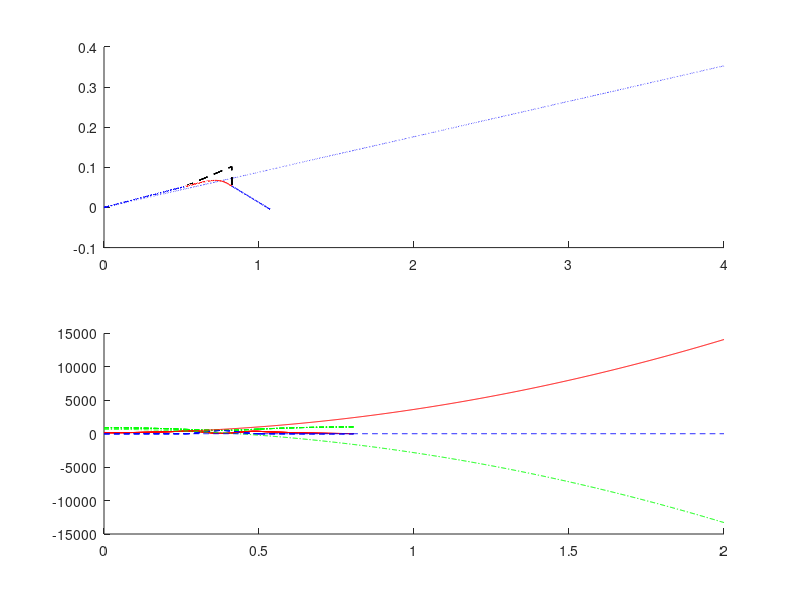

Write MATLAB code to recreate this figure. (Note: this script raises an error after producing the figure.)
function run3dSLIPData()
    g=9.8;    m=72.5748; L0=.97; robotLegLength = .97;
    k=16*72*10*21.5;
    
    N = 1000;      % Number of Samples
    tSim = 2;     % Max Sim time
        
    tdPos = [0 0 0];
    tdParams = [pi/6 0];
    heightThreshold = 0;
    
    
    tStanceDes = .35*.45; % .35s estimated from paper
    tFlightDes = .35*.55;
    vx = 2;
   
    stepWidthDes = .09;
    
    figure(1)
    clf;
    hold on;
    global zs foots
    
    function dState = flightDynamics(t,state)
      dState = 0*state;
      dState(1:3) = state(4:6);
      dState(6)   = -g;
    end

    function [value isterminal direction] = flightEventTouchDown(t,state)
        value = state(3)-heightThreshold;
        isterminal = 1;	direction = -1;
    end

    function [value isterminal direction] = flightEventTOF(t,state)
        value = state(6);
        isterminal = 1;	direction = -1;
    end


    function dState  = stanceDynamics(t,state)
        dState = 0*state;
        dState(1:3) = state(4:6);
        relPos = state(1:3)' - tdPos;
        len = norm(relPos);
        relPos = relPos/len;
        force = (L0-len)*k;
        dState(4:6) = relPos*force/m;
        dState(6) = dState(6) - g;
        %state
        %dState
    end

    function [value isterminal direction] = stanceEvents(t,state)
        relPos = state(1:3)' - tdPos;
        len = norm(relPos);
        value = len-L0;
        %value = 1;
        isterminal = 1;	direction = +1;
    end

    function [T_out STATE_out FOOT_out tf statef EN_out stanceTime] = simulatePeriod(t0,stateInit)
        tspan = linspace(t0,t0+tSim,N);
        state0 = stateInit;
        
        % Simulation Flight
        flightOptions = odeset('Events',@flightEventTouchDown,'AbsTol',1e-9,'RelTol',1e-9);
        
        [T STATE tf statef] = ode45(@flightDynamics,tspan,state0,flightOptions);
        vel = STATE(:,4:6);
        en = m*g*STATE(:,3) + 1/2*m*sum(vel.^2,2);
        foot = [STATE(:,1)+robotLegLength*sin(tdParams(1)) STATE(:,2)+tdParams(2)  STATE(:,3)-robotLegLength*cos(tdParams(1))];
        
        
        subplot(211)
        hold on
        plot3(STATE(:,1),STATE(:,2),STATE(:,3),'b-.');
        
        subplot(212)
        hold on
        plot(T,1/2*m*sum(vel.^2,2),'r');
        plot(T,m*g*STATE(:,3),'g-.');
        plot(T,T*0,'b--');
       
        STATE_out = STATE;
        T_out = T;
        FOOT_out = foot;
        EN_out = en;
        
        if length(tf) == 0
            'break after flight'
            return;
        end
        %fprintf(1,'FLIGHT Ends at t=%f, (%f,%f,%f)\n',T_out(end),STATE(end,1),STATE(end,2),STATE(end,3));
        
        
        
        % Simulate Stance
        t0 = tf;
        tdPos = [STATE(end,1)+robotLegLength*sin(tdParams(1)) STATE(end,2)+tdParams(2) 0];
        
        tspan = linspace(tf,tf+tSim,N);
        stanceOptions = odeset('Events',@stanceEvents,'AbsTol',1e-9,'RelTol',1e-9); 
        [T STATE tf statef] = ode45(@stanceDynamics,tspan,statef,stanceOptions);

        foot = ones(length(T),1)*tdPos;   
        leg = STATE(:,1:3) - ones(length(T),1)*tdPos;
        vel = STATE(:,4:6);
        en = m*g*STATE(:,3) + 1/2 * k * (sqrt(sum(leg.^2,2))-L0).^2+ 1/2*m*sum(vel.^2,2);
        if nargout>=7
            stanceTime = tf-t0;
        end
        
        subplot(211)
        hold on
        plot3(STATE(:,1),STATE(:,2),STATE(:,3),'r');
        plot3([STATE(1,1),tdPos(1)], [STATE(1,2),tdPos(2)], [STATE(1,3) tdPos(3)],'k--');
        plot3([STATE(end,1),tdPos(1)], [STATE(end,2),tdPos(2)], [STATE(end,3) tdPos(3)] ,'k--');

        subplot(212)
        hold on
        
        plot(T,1/2*m*sum(vel.^2,2),'r');
        plot(T,m*g*STATE(:,3),'g-.');
        plot(T,1/2 * k * (sqrt(sum(leg.^2,2))-L0).^2,'b--');
                
        T_out = [T_out ; T];
        STATE_out = [STATE_out ; STATE];
        FOOT_out = [ FOOT_out ; foot];
        EN_out = [EN_out ; en];
        
        %fprintf(1,'STANCE Ends at t=%f, (%f,%f,%f)\n',T_out(end),STATE(end,1),STATE(end,2),STATE(end,3));
        
        if length(tf) == 0
            'break after stance'
            return;
        end

        
        % Simulation Flight
        flightOptions = odeset('Events',@flightEventTOF,'AbsTol',1e-9,'RelTol',1e-9);
         tspan = linspace(tf,tf+tSim,N);
        [T STATE tf statef] = ode45(@flightDynamics,tspan,statef,flightOptions);
        vel = STATE(:,4:6);
        en = m*g*STATE(:,3) + 1/2*m*sum(vel.^2,2);
        foot = [STATE(:,1)+robotLegLength*sin(tdParams(1)) STATE(:,2)+tdParams(2)  STATE(:,3)-robotLegLength*cos(tdParams(1))];
        
        subplot(211)
        hold on
        plot3(STATE(:,1),STATE(:,2),STATE(:,3),'b-.');
        
        subplot(212)
        hold on
        plot(T,1/2*m*sum(vel.^2,2),'r');
        plot(T,m*g*STATE(:,3),'g-.');
        plot(T,T*0,'b--');
       
        T_out = [T_out ; T];
        STATE_out = [STATE_out ; STATE];
        FOOT_out = [ FOOT_out ; foot];
        EN_out = [EN_out ; en];
        
    end

    function output = periodResidual(params)
        stateInit = zeros(6,1);     
        tdParams = params(1:2);
        heightThreshold = robotLegLength*cos(tdParams(1));
        L0 = sqrt(robotLegLength^2+tdParams(2)^2);
        k = params(3);
        
        stateInit(3) = params(4);
        stateInit(4) = vx;
        stateInit(5) = params(5);
        t0=0;
        
        [T_out STATE_out FOOT_out tf statef EN_out stanceTime] = simulatePeriod(t0,stateInit);
        
        output = zeros(5,1);
        output(1) = stanceTime - tStanceDes;
        output(2) = (T_out(end)-stanceTime) - tFlightDes;
        
        output(3) = STATE_out(end,4) - vx;
        output(4) = STATE_out(end,5) + stateInit(5);
        output(5) = tdPos(2) - stepWidthDes;
        
    end
    
   
    
    %% Find Orbit
    %params0 = paramsInitial;
    %options = optimset('display','iter');
    %tic
    %[params resnorm res] = lsqnonlin(@periodResidual,params0,[pi/20,-inf,16*72*2],[pi/4,-.1,16*72*100*21.5],options);

    tdParams = [];
    
    params0 = [0.320424 .05 15207.650564 1.25 .2];
    
    %output = periodResidual(params)

    options = optimset('display','iter');
    [params resnorm res] = lsqnonlin(@periodResidual,params0,[0,0,1000,.5,0],[pi/4,1,150000,2,1],options);
    
    params
    close all

    
    J = 15;
    
    stateInit = zeros(6,1);     
    tdParams = params(1:2);
    heightThreshold = robotLegLength*cos(tdParams(1));
    L0 = sqrt(robotLegLength^2+tdParams(2)^2);
    k = params(3);

    stateInit(3) = params(4);
    stateInit(4) = vx;
    stateInit(5) = params(5);
    t0=0;
    %stateInit= stateInit+rand(6,1).*[0,0,.01,.02,.01,.01]';

    E_tot = [];
    T_tot = [];
    
    ts = []; States = []; ens = [];
    foots = [];
    tfs=[];
    los=[];
    
    
    for i=1:J 
        [T_out STATE_out FOOT_out tf statef EN_out stanceTime] = simulatePeriod(t0,stateInit);
        tdParams(2) = tdParams(2)*-1;
        E_tot = [E_tot; EN_out];
        T_tot = [T_tot; T_out];
        
        tfs=[tfs tf];
        los=[los stanceTime];
        ts = [ts ; T_out]; States = [States ; STATE_out]; foots = [foots ; FOOT_out];
        
        t0 = tf;
        stateInit = statef;
    end
        
    
    foot0 = [stateInit(1)+L0*sin(tdParams(1)) stateInit(2)+tdParams(2) stateInit(3)-L0*cos(tdParams(1))];
    
        tic
        %% Hopping Animation
	figure(2); clf; hold on;
    hOA = plot3([stateInit(1) stateInit(2)],[foot0(1) foot0(2)],[ stateInit(3) foot0(3)],'r');
    hA = plot3(stateInit(1),stateInit(2),stateInit(3),'ro');
    hHist = plot3(stateInit(1),stateInit(2),stateInit(3),'r--');
    
    axis([0 max(States(:,1))  min(foots(:,2)) max(foots(:,2)) 0 max(States(:,3))]); 
    set(hA,'markerfacecolor','r');
    startTime = cputime;
    for i = 1:4:length(ts)
        set(hOA,'zdata',[States(i,3) foots(i,3)],'ydata',[States(i,2) foots(i,2)],'xdata',[States(i,1) foots(i,1)]);
        set(hA,'zdata',States(i,3),'ydata',States(i,2),'xdata',States(i,1));
        set(hHist,'zdata',States(1:i,3),'ydata',States(1:i,2),'xdata',States(1:i,1));
        %while (cputime-startTime) < ts(i)
            pause(.00001);
        %end
    end
    toc
    ts(end)



    
    figure(3)
    plot(T_tot,E_tot)
    
    
end